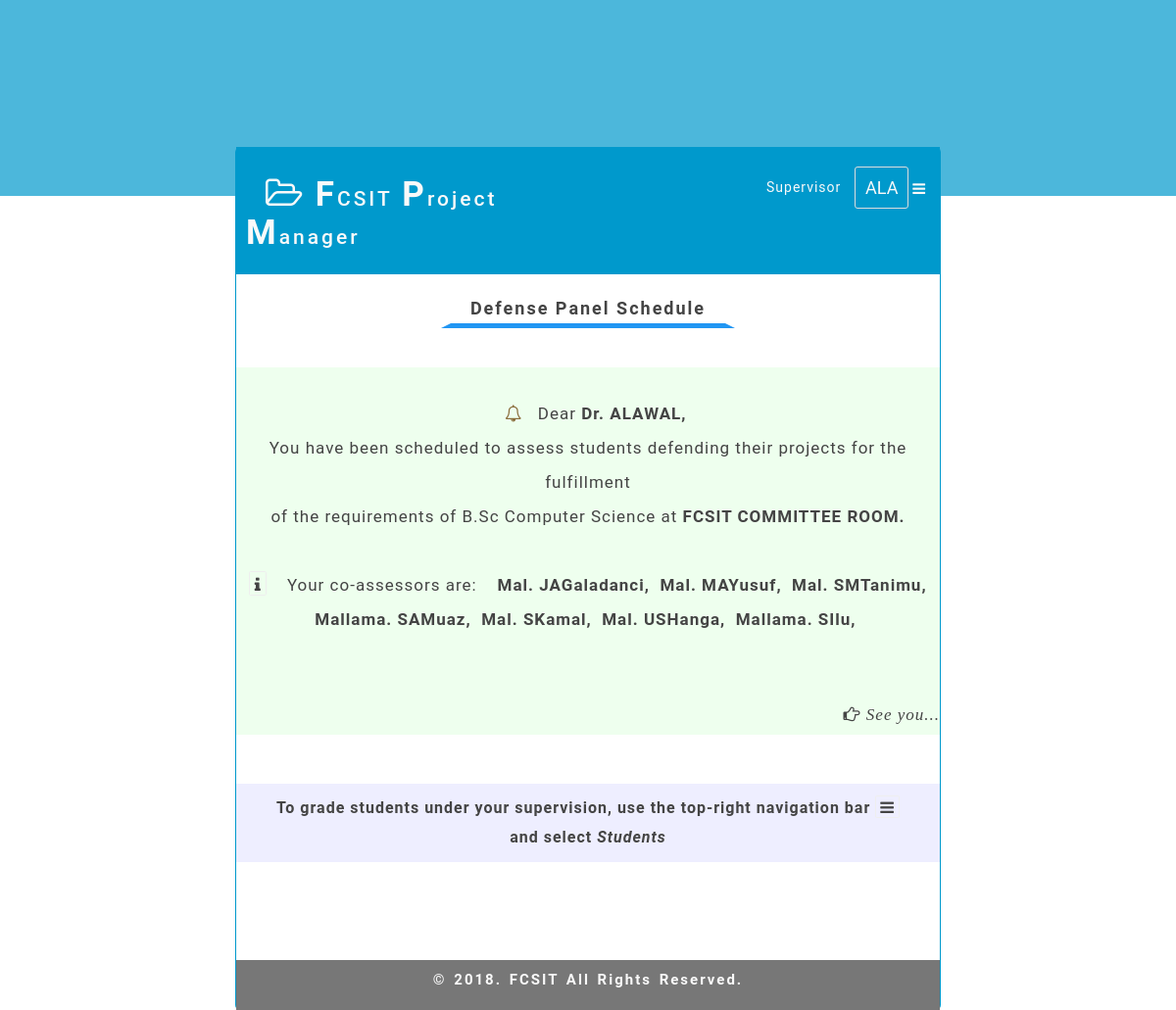
Page /supervisor_allocation.php (signed in) on the committed database.
### tables this page shows
CREATE TABLE `lecturer_account` (
  `lecturer_id` int(11) NOT NULL,
  `lec_title` varchar(255) DEFAULT NULL,
  `lec_name` varchar(255) DEFAULT NULL,
  `lec_email` varchar(255) DEFAULT NULL,
  `lec_password` varchar(255) DEFAULT NULL,
  `assess_venue` varchar(65) NOT NULL
);

### includes/functions.php (called while the page is built, shortened)
<?php
	function escape($string) {
		return htmlentities(trim($string), ENT_QUOTES, 'UTF-8');
	}
?>

### supervisor_allocation.php (the view, shortened to what this page needs)
<?php
require("includes/functions.php");
$msg ="";
$lec_name = escape($_SESSION['name']);
$lec_email = escape($_SESSION['assessor']);
	$select = $db->query("SELECT * FROM lecturer_account WHERE lec_name='".$lec_name."' LIMIT 1") or die($db->error);
	if($select->num_rows){
		$row = $select->fetch_assoc();
		$assess_venue = $row['assess_venue'];
		$title = $row['lec_title'];
		$select2 = $db->query("SELECT * FROM lecturer_account WHERE assess_venue='".$assess_venue."' AND assess_venue !='' AND lec_email != '".$lec_email."'") or die($db->error);
		$msg .= "<p style='margin: 40px 0px 50px 0px; font-size: 17px; color: #444444; background: #EEFFEE; padding: 30px 0px; letter-spacing: 1px; line-height: 35px; text-align: center;'>&nbsp; &nbsp;<i class='fa fa-bell-o text-warning'></i>&nbsp; &nbsp;Dear <b>$title ". strtoupper($lec_name).",</b> <br/>
		You have been scheduled to assess students defending their projects for the fulfillment <br/>of the requirements of B.Sc Computer Science at <b>$assess_venue.</b> <br/> <br/>
		<b><i class='fa fa-info fa-border'></i></b>&nbsp; &nbsp; Your co-assessors are: &nbsp; &nbsp;";
		if($select2->num_rows){
			while(($row2 = $select2->fetch_assoc()) != null){
				$lec_others = $row2['lec_name'];
				$lec_title = $row2['lec_title'];
				$msg .= "<b>$lec_title $lec_others, &nbsp;";
			}
		}
		$msg .="</b><br/> <br/> <br/> <i class='pull-right fa fa-hand-o-right'><i>&nbsp;See you...</i></i>
				</p>";
		$msg .= "<p class='uploadMsg' style='font-size: 16px; color: #444444; background: #EEEEFF; padding: 10px 30px; letter-spacing: 1px; line-height: 30px; text-align: center; margin: 10px 0px 100px 0px;'></b>To grade students under your supervision, use  the top-right navigation bar <i class='fa fa-navicon fa-border'></i> and select <i>Students</i>
		</p>";
		}
?>
<!DOCTYPE html>
<html lang="en">
    <?php include_once("includes/supervisor_header.php"); ?>
		<div id="wi_section">
			<section id="wis_section">
                   <h4>defense panel schedule</h4>
					<p><?php echo $msg;?></p>
            </section>
		</div>
		<div id="wi_footer" title="powered by #teamSHM#">
			<?php include_once("includes/assessor_footer.php"); ?>
		</div>
	</div>
</div>
</body>
</html>

### css/supervisor_style.css (style rules this page uses)
* { margin: 0; padding: 0; box-sizing: border-box; color: #444444; }
body { background : #FFFFFF; font-family: 'Roboto', sans-serif; font-size: 15px; }
div#wi_section section#wis_section h4 { padding: 5px 0px; text-align: center; text-transform: capitalize; border-bottom: 5px solid #2196F3; width: 300px; margin: 0 auto; border-left: 10px solid transparent; border-right: 10px solid transparent; letter-spacing: 2px; font-weight: bolder; margin-bottom: 30px; }
div#wi_footer { width: 100%; background: #777; padding: 10px; margin-top: 20px; }

### rows in the picture
lecturer_account: lec_title "Dr.", assess_venue "FCSIT COMMITTEE ROOM"
lecturer_account: lec_title "Mal.", lec_name "JAGaladanci"
lecturer_account: lec_title "Mal.", lec_name "MAYusuf"
lecturer_account: lec_title "Mal.", lec_name "SMTanimu"
lecturer_account: lec_title "Mallama.", lec_name "SAMuaz"
lecturer_account: lec_title "Mal.", lec_name "SKamal"
lecturer_account: lec_title "Mal.", lec_name "USHanga"
lecturer_account: lec_title "Mallama.", lec_name "SIlu"

### other values in the picture
substr($lec_ini[0], 0, 3) "ALA"
$lec_name "ALAWAL"
